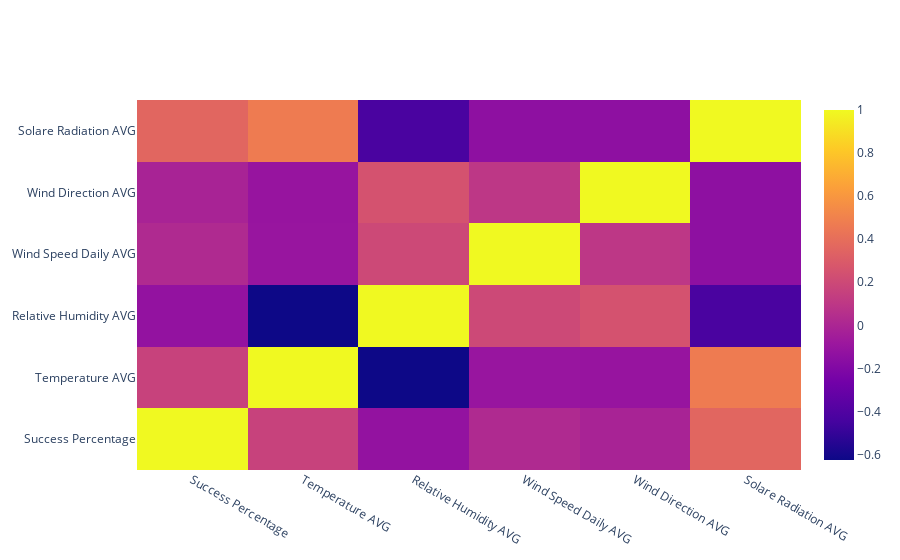

The notebook cell saved with this chart:
### Code cell
# Correlation matrix of features
corr_matrix = input_ew.corr()
fig = go.Figure(data=go.Heatmap(
                    z=np.array(corr_matrix),
                      x=corr_matrix.columns,
                      y=corr_matrix.columns))
fig.show()

### Figure 1 — Plotly figure (JSON) as saved in the notebook; plotly's stock layout.template omitted (floating-point values rounded to 4 significant figures)
{"data": [{"type": "heatmap", "x": ["Success Percentage", "Temperature AVG", "Relative Humidity AVG", "Wind Speed Daily AVG", "Wind Direction AVG", "Solare Radiation AVG"], "y": ["Success Percentage", "Temperature AVG", "Relative Humidity AVG", "Wind Speed Daily AVG", "Wind Direction AVG", "Solare Radiation AVG"], "z": [[1, 0.1609, -0.1227, 0.0212, -0.01755, 0.3577], [0.1609, 1, -0.6253, -0.09918, -0.1046, 0.4697], [-0.1227, -0.6253, 1, 0.1982, 0.2514, -0.4274], [0.0212, -0.09918, 0.1982, 1, 0.09662, -0.1418], [-0.01755, -0.1046, 0.2514, 0.09662, 1, -0.1424], [0.3577, 0.4697, -0.4274, -0.1418, -0.1424, 1]]}], "layout": {}}
